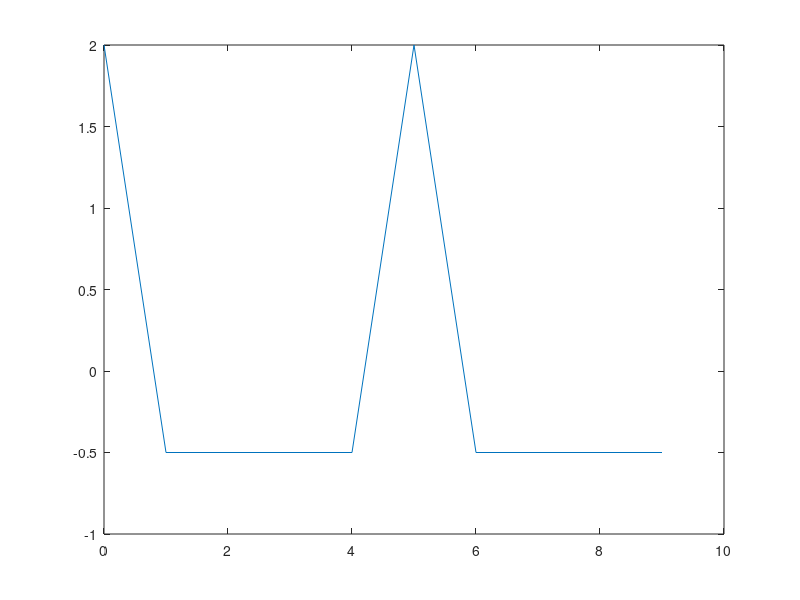
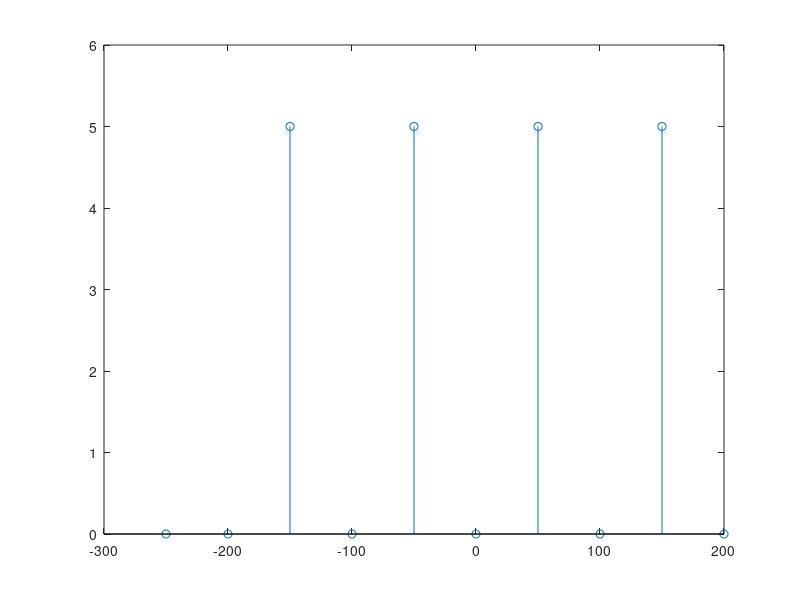
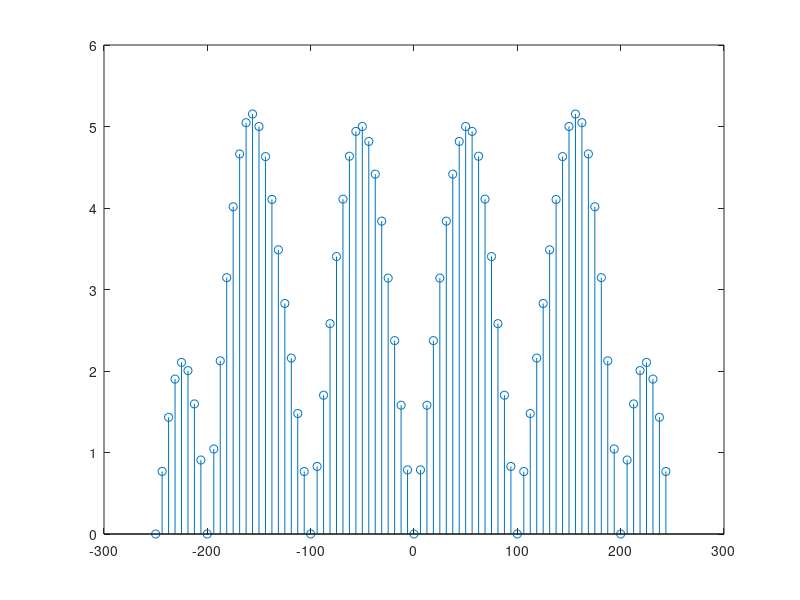

Recreate these plots in MATLAB, in order.
clear

%% EJERCICIO 1

f1 = 100;
f2 = 200;
Fs = 500;
Ts = 1/Fs;

A=1;
B=1;

L = 10;

n = 0:L-1;
Xn = A*cos(2*pi*f1*n*Ts) + B*cos(2*pi*f2*n*Ts);

figure
plot(n,Xn)

N = 10;
Fxn = abs(fft(Xn,N));

figure
stem(-Fs/2:Fs/N:Fs/2-Fs/N,Fxn)


%% EJERCICIO 3

N = N*8;
Fxn = abs(fft(Xn,N));

figure
stem(-Fs/2:Fs/N:Fs/2-Fs/N,Fxn)
